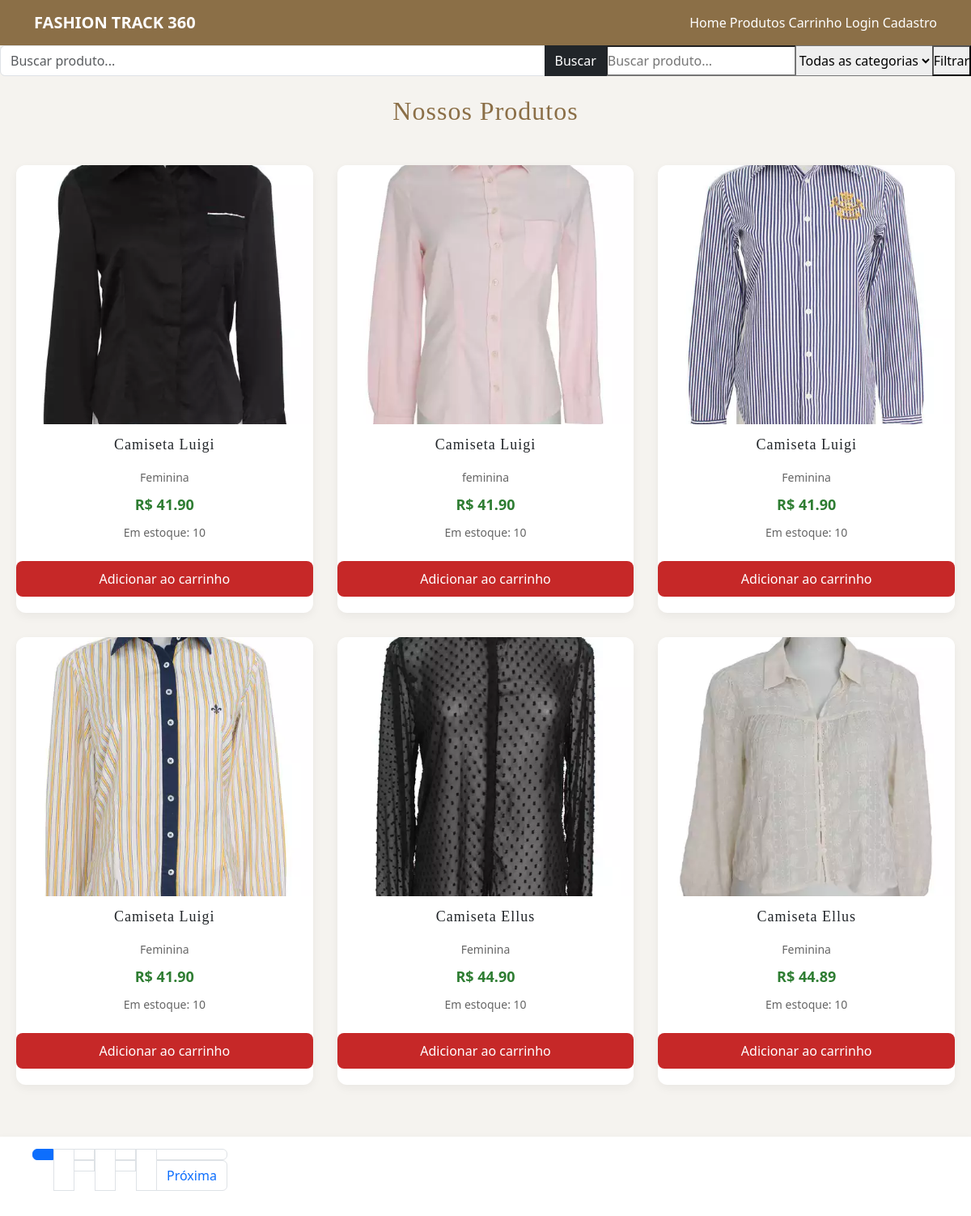
/produtos, run on the app's committed database.
### app/models.py (models this page shows, shortened)
class Product(db.Model):
    __tablename__ = 'products'
    id = db.Column(db.Integer, primary_key=True)
    nome = db.Column(db.String(100), nullable=False)
    descricao = db.Column(db.Text, nullable=False)
    preco = db.Column(db.Float, nullable=False)
    imagem = db.Column(db.String(200), default="sem-imagem.png")
    categoria = db.Column(db.String(100))
    visivel = db.Column(db.Boolean, default=True)
    estoque = db.Column(db.Integer, default=0)

### app/routes.py (the view)
@main.route("/produtos")
def produtos():
    page = request.args.get("page", 1, type=int)
    busca = request.args.get("q", "")
    categoria = request.args.get("categoria", "")
    consulta = Product.query
    if busca:
        consulta = consulta.filter(Product.nome.ilike(f"%{busca}%"))
    if categoria:
        consulta = consulta.filter(Product.categoria == categoria)
    produtos = consulta.paginate(page=page, per_page=6)
    categorias = db.session.query(Product.categoria).distinct().all()
    categorias = [c[0] for c in categorias]
    return render_template(
        "produtos.html",
        produtos=produtos,
        busca=busca,
        categoria_selecionada=categoria,
        categorias=categorias
    )

### app/templates/produtos.html (shortened to what this page needs)
{% extends "base.html" %}
{% block content %}
<form method="GET" action="{{ url_for('main.produtos') }}" class="mb-4">
  <div class="input-group">
    <input type="text"
           name="q"
           class="form-control"
           placeholder="Buscar produto..."
           value="{{ busca }}">
    <button class="btn btn-dark" type="submit">
      Buscar
    </button>
    <form method="GET">
    <input type="text" name="q" placeholder="Buscar produto..." value="{{ busca }}">
    <select name="categoria">
        <option value="">Todas as categorias</option>
    </select>
    <button type="submit">Filtrar</button>
</form>
  </div>
</form>
<h2>Nossos Produtos</h2>
<div class="produtos-container">
    {% for produto in produtos.items %}
        <div class="card">
            {% if produto.imagem %}
    <img src="{{ url_for('static', filename='uploads/' + produto.imagem) }}">
{% else %}
    <img src="{{ url_for('static', filename='uploads/sem-imagem.png') }}">
{% endif %}
            <h3>{{ produto.nome }}</h3>
            <p>{{ produto.descricao }}</p>
            <strong>R$ {{ "%.2f"|format(produto.preco) }}</strong>
             {% if produto.estoque > 0 %}
    <p>Em estoque: {{ produto.estoque }}</p>
{% else %}
    <p style="color:red;">Produto esgotado</p>
{% endif %}
            <a href="{{ url_for('main.add_to_cart', product_id=produto.id) }}" class="btn-carrinho">
                Adicionar ao carrinho
            </a>
        </div>
    {% else %}
        <p>Nenhum produto cadastrado.</p>
    {% endfor %}
</div>
<nav class="mt-4">
  <ul class="pagination justify-content-center">
    {% for num in produtos.iter_pages() %}
      {% if num %}
        <li class="page-item {% if num == produtos.page %}active{% endif %}">
          <a class="page-link"
             href="{{ url_for('main.produtos', page=num, q=busca) }}"
             {{ num }}
          </a>
        </li>
      {% endif %}
    {% endfor %}
    {% if produtos.has_next %}
      <li class="page-item">
        <a class="page-link"
           href="{{ url_for('main.produtos', page=produtos.next_num) }}">
           Próxima
        </a>
      </li>
    {% endif %}
  </ul>
</nav>
{% endblock %}

### app/templates/base.html (shortened to what this page needs)
<!DOCTYPE html>
<html lang="pt-br">
<head>
    <link rel="stylesheet" href="{{ url_for('static', filename='css/style.css') }}">
    <link href="https://cdn.jsdelivr.net/npm/bootstrap@5.3.2/dist/css/bootstrap.min.css" rel="stylesheet">
</head>
<body>
<nav class="navbar navbar-expand-lg">
  <div class="container">
    <a class="navbar-brand text-white fw-bold" href="{{ url_for('main.index') }}">
        FASHION TRACK 360
    </a>
    <div>
      <a class="nav-link d-inline text-white" href="{{ url_for('main.index') }}">Home</a>
      <a class="nav-link d-inline text-white" href="{{ url_for('main.produtos') }}">Produtos</a>
      <a class="nav-link d-inline text-white" href="{{ url_for('main.cart') }}">Carrinho</a>
      {% if not current_user.is_authenticated %}
        <a class="nav-link d-inline text-white" href="{{ url_for('auth.login') }}">Login</a>
        <a class="nav-link d-inline text-white" href="{{ url_for('auth.register') }}">Cadastro</a>
      {% endif %}
    </div>
  </div>
</nav>
{% block content %}
{% endblock %}
</body>
</html>

### app/static/css/style.css (style rules this page uses)
* { margin: 0; padding: 0; box-sizing: border-box; font-family: 'Segoe UI', sans-serif; }
body { background-color: #f5f5f5; color: #333; }
nav { background-color: white; padding: 15px 40px; box-shadow: 0 2px 8px rgba(0,0,0,0.05); display: flex; gap: 25px; }
nav a { text-decoration: none; color: #333; font-weight: 500; transition: 0.3s; }
h2 { text-align: center; margin: 40px 0; font-size: 28px; }
.produtos-container { max-width: 1200px; margin: 0 auto; display: grid; grid-template-columns: repeat(auto-fill, minmax(280px, 1fr)); gap: 30px; padding: 40px 20px; }
.card { background: #ffffff; border-radius: 12px; overflow: hidden; box-shadow: 0 4px 20px rgba(0,0,0,0.08); transition: 0.3s; text-align: center; padding-bottom: 20px; }
.card img { width: 100%; height: 320px; object-fit: cover; }
.card h3 { margin-top: 15px; font-size: 18px; }
.card p { font-size: 14px; margin: 10px 0; color: #666; }
.card strong { font-size: 18px; color: #2e7d32; }
.btn-carrinho { display: inline-block; margin-top: 15px; padding: 10px 18px; background-color: #c62828; color: white; border-radius: 8px; text-decoration: none; font-weight: 500; transition: 0.3s; }

### app/templates/base.html (style rules this page uses)
:root { --offwhite: #F5F3EF; --brown: #8B6F47; --green: #4F6F52; --dark: #2B2B2B; }
body { background-color: var(--offwhite); color: var(--dark); font-family: 'Poppins', sans-serif; }
.navbar { background-color: var(--brown) !important; }
.navbar a { color: white !important; }
.card { border: none; border-radius: 12px; box-shadow: 0 4px 12px rgba(0,0,0,0.05); }
h2, h4 { color: var(--brown); }
h1, h2, h3, h4, h5 { font-family: 'Playfair Display', serif; letter-spacing: 1px; }

### data on the page
Product: imagem (picture), nome "Camiseta Luigi", descricao "Feminina", preco "41.90", estoque "10"
Product: imagem (picture), nome "Camiseta Luigi", descricao "feminina", preco "41.90", estoque "10"
Product: imagem (picture), nome "Camiseta Luigi", descricao "Feminina", preco "41.90", estoque "10"
Product: imagem (picture), nome "Camiseta Luigi", descricao "Feminina", preco "41.90", estoque "10"
Product: imagem (picture), nome "Camiseta Ellus", descricao "Feminina", preco "44.90", estoque "10"
Product: imagem (picture), nome "Camiseta Ellus", descricao "Feminina", preco "44.89", estoque "10"
